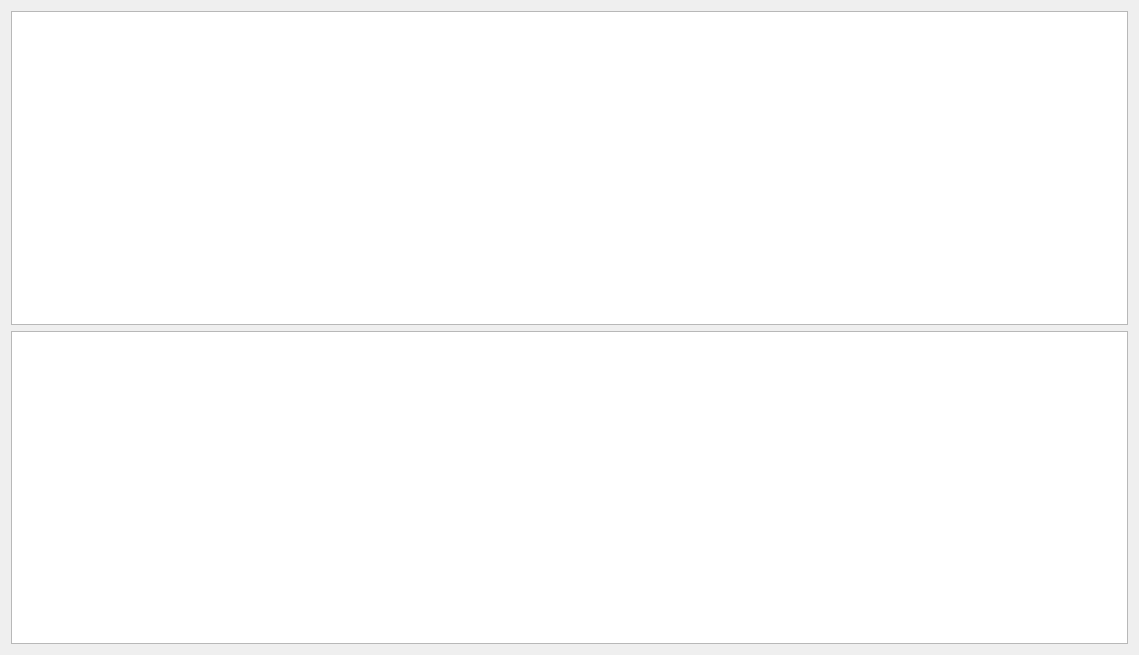
<?xml version="1.0" encoding="UTF-8"?>
<ui version="4.0">
 <class>ViewStd</class>
 <widget class="QDialog" name="ViewStd">
  <property name="geometry">
   <rect>
    <x>0</x>
    <y>0</y>
    <width>1139</width>
    <height>655</height>
   </rect>
  </property>
  <property name="windowTitle">
   <string>Dialog</string>
  </property>
  <layout class="QGridLayout" name="gridLayout_2">
   <item row="0" column="0">
    <layout class="QGridLayout" name="gridLayout">
     <item row="0" column="0">
      <widget class="QListView" name="pofview_listvuiew">
       <property name="palette">
        <palette>
         <active>
          <colorrole role="WindowText">
           <brush brushstyle="SolidPattern">
            <color alpha="255">
             <red>57</red>
             <green>62</green>
             <blue>70</blue>
            </color>
           </brush>
          </colorrole>
          <colorrole role="Button">
           <brush brushstyle="SolidPattern">
            <color alpha="255">
             <red>109</red>
             <green>152</green>
             <blue>134</blue>
            </color>
           </brush>
          </colorrole>
          <colorrole role="Light">
           <brush brushstyle="SolidPattern">
            <color alpha="255">
             <red>109</red>
             <green>152</green>
             <blue>134</blue>
            </color>
           </brush>
          </colorrole>
          <colorrole role="Midlight">
           <brush brushstyle="SolidPattern">
            <color alpha="255">
             <red>242</red>
             <green>231</green>
             <blue>213</blue>
            </color>
           </brush>
          </colorrole>
          <colorrole role="Text">
           <brush brushstyle="SolidPattern">
            <color alpha="255">
             <red>57</red>
             <green>62</green>
             <blue>70</blue>
            </color>
           </brush>
          </colorrole>
          <colorrole role="BrightText">
           <brush brushstyle="SolidPattern">
            <color alpha="255">
             <red>255</red>
             <green>255</green>
             <blue>255</blue>
            </color>
           </brush>
          </colorrole>
          <colorrole role="Base">
           <brush brushstyle="SolidPattern">
            <color alpha="255">
             <red>240</red>
             <green>240</green>
             <blue>240</blue>
            </color>
           </brush>
          </colorrole>
          <colorrole role="Highlight">
           <brush brushstyle="SolidPattern">
            <color alpha="255">
             <red>109</red>
             <green>152</green>
             <blue>134</blue>
            </color>
           </brush>
          </colorrole>
          <colorrole role="ToolTipBase">
           <brush brushstyle="SolidPattern">
            <color alpha="255">
             <red>242</red>
             <green>231</green>
             <blue>213</blue>
            </color>
           </brush>
          </colorrole>
          <colorrole role="ToolTipText">
           <brush brushstyle="SolidPattern">
            <color alpha="255">
             <red>57</red>
             <green>62</green>
             <blue>70</blue>
            </color>
           </brush>
          </colorrole>
          <colorrole role="PlaceholderText">
           <brush brushstyle="SolidPattern">
            <color alpha="128">
             <red>57</red>
             <green>62</green>
             <blue>70</blue>
            </color>
           </brush>
          </colorrole>
         </active>
         <inactive>
          <colorrole role="WindowText">
           <brush brushstyle="SolidPattern">
            <color alpha="255">
             <red>0</red>
             <green>0</green>
             <blue>0</blue>
            </color>
           </brush>
          </colorrole>
          <colorrole role="Button">
           <brush brushstyle="SolidPattern">
            <color alpha="255">
             <red>240</red>
             <green>240</green>
             <blue>240</blue>
            </color>
           </brush>
          </colorrole>
          <colorrole role="Light">
           <brush brushstyle="SolidPattern">
            <color alpha="255">
             <red>255</red>
             <green>255</green>
             <blue>255</blue>
            </color>
           </brush>
          </colorrole>
          <colorrole role="Midlight">
           <brush brushstyle="SolidPattern">
            <color alpha="255">
             <red>227</red>
             <green>227</green>
             <blue>227</blue>
            </color>
           </brush>
          </colorrole>
          <colorrole role="Text">
           <brush brushstyle="SolidPattern">
            <color alpha="255">
             <red>0</red>
             <green>0</green>
             <blue>0</blue>
            </color>
           </brush>
          </colorrole>
          <colorrole role="BrightText">
           <brush brushstyle="SolidPattern">
            <color alpha="255">
             <red>255</red>
             <green>255</green>
             <blue>255</blue>
            </color>
           </brush>
          </colorrole>
          <colorrole role="Base">
           <brush brushstyle="SolidPattern">
            <color alpha="255">
             <red>255</red>
             <green>255</green>
             <blue>255</blue>
            </color>
           </brush>
          </colorrole>
          <colorrole role="Highlight">
           <brush brushstyle="SolidPattern">
            <color alpha="255">
             <red>240</red>
             <green>240</green>
             <blue>240</blue>
            </color>
           </brush>
          </colorrole>
          <colorrole role="ToolTipBase">
           <brush brushstyle="SolidPattern">
            <color alpha="255">
             <red>255</red>
             <green>255</green>
             <blue>220</blue>
            </color>
           </brush>
          </colorrole>
          <colorrole role="ToolTipText">
           <brush brushstyle="SolidPattern">
            <color alpha="255">
             <red>0</red>
             <green>0</green>
             <blue>0</blue>
            </color>
           </brush>
          </colorrole>
          <colorrole role="PlaceholderText">
           <brush brushstyle="SolidPattern">
            <color alpha="128">
             <red>0</red>
             <green>0</green>
             <blue>0</blue>
            </color>
           </brush>
          </colorrole>
         </inactive>
         <disabled>
          <colorrole role="WindowText">
           <brush brushstyle="SolidPattern">
            <color alpha="255">
             <red>120</red>
             <green>120</green>
             <blue>120</blue>
            </color>
           </brush>
          </colorrole>
          <colorrole role="Button">
           <brush brushstyle="SolidPattern">
            <color alpha="255">
             <red>109</red>
             <green>152</green>
             <blue>134</blue>
            </color>
           </brush>
          </colorrole>
          <colorrole role="Light">
           <brush brushstyle="SolidPattern">
            <color alpha="255">
             <red>109</red>
             <green>152</green>
             <blue>134</blue>
            </color>
           </brush>
          </colorrole>
          <colorrole role="Midlight">
           <brush brushstyle="SolidPattern">
            <color alpha="255">
             <red>242</red>
             <green>231</green>
             <blue>213</blue>
            </color>
           </brush>
          </colorrole>
          <colorrole role="Text">
           <brush brushstyle="SolidPattern">
            <color alpha="255">
             <red>120</red>
             <green>120</green>
             <blue>120</blue>
            </color>
           </brush>
          </colorrole>
          <colorrole role="BrightText">
           <brush brushstyle="SolidPattern">
            <color alpha="255">
             <red>255</red>
             <green>255</green>
             <blue>255</blue>
            </color>
           </brush>
          </colorrole>
          <colorrole role="Base">
           <brush brushstyle="SolidPattern">
            <color alpha="255">
             <red>240</red>
             <green>240</green>
             <blue>240</blue>
            </color>
           </brush>
          </colorrole>
          <colorrole role="Highlight">
           <brush brushstyle="SolidPattern">
            <color alpha="255">
             <red>0</red>
             <green>120</green>
             <blue>215</blue>
            </color>
           </brush>
          </colorrole>
          <colorrole role="ToolTipBase">
           <brush brushstyle="SolidPattern">
            <color alpha="255">
             <red>255</red>
             <green>255</green>
             <blue>220</blue>
            </color>
           </brush>
          </colorrole>
          <colorrole role="ToolTipText">
           <brush brushstyle="SolidPattern">
            <color alpha="255">
             <red>0</red>
             <green>0</green>
             <blue>0</blue>
            </color>
           </brush>
          </colorrole>
          <colorrole role="PlaceholderText">
           <brush brushstyle="SolidPattern">
            <color alpha="128">
             <red>0</red>
             <green>0</green>
             <blue>0</blue>
            </color>
           </brush>
          </colorrole>
         </disabled>
        </palette>
       </property>
      </widget>
     </item>
     <item row="1" column="0">
      <widget class="QTableView" name="profview_tableview">
       <property name="palette">
        <palette>
         <active>
          <colorrole role="WindowText">
           <brush brushstyle="SolidPattern">
            <color alpha="255">
             <red>57</red>
             <green>62</green>
             <blue>70</blue>
            </color>
           </brush>
          </colorrole>
          <colorrole role="Button">
           <brush brushstyle="SolidPattern">
            <color alpha="255">
             <red>109</red>
             <green>152</green>
             <blue>134</blue>
            </color>
           </brush>
          </colorrole>
          <colorrole role="Light">
           <brush brushstyle="SolidPattern">
            <color alpha="255">
             <red>109</red>
             <green>152</green>
             <blue>134</blue>
            </color>
           </brush>
          </colorrole>
          <colorrole role="Midlight">
           <brush brushstyle="SolidPattern">
            <color alpha="255">
             <red>242</red>
             <green>231</green>
             <blue>213</blue>
            </color>
           </brush>
          </colorrole>
          <colorrole role="Text">
           <brush brushstyle="SolidPattern">
            <color alpha="255">
             <red>57</red>
             <green>62</green>
             <blue>70</blue>
            </color>
           </brush>
          </colorrole>
          <colorrole role="BrightText">
           <brush brushstyle="SolidPattern">
            <color alpha="255">
             <red>255</red>
             <green>255</green>
             <blue>255</blue>
            </color>
           </brush>
          </colorrole>
          <colorrole role="Base">
           <brush brushstyle="SolidPattern">
            <color alpha="255">
             <red>242</red>
             <green>231</green>
             <blue>213</blue>
            </color>
           </brush>
          </colorrole>
          <colorrole role="Highlight">
           <brush brushstyle="SolidPattern">
            <color alpha="255">
             <red>109</red>
             <green>152</green>
             <blue>134</blue>
            </color>
           </brush>
          </colorrole>
          <colorrole role="ToolTipBase">
           <brush brushstyle="SolidPattern">
            <color alpha="255">
             <red>242</red>
             <green>231</green>
             <blue>213</blue>
            </color>
           </brush>
          </colorrole>
          <colorrole role="ToolTipText">
           <brush brushstyle="SolidPattern">
            <color alpha="255">
             <red>57</red>
             <green>62</green>
             <blue>70</blue>
            </color>
           </brush>
          </colorrole>
          <colorrole role="PlaceholderText">
           <brush brushstyle="SolidPattern">
            <color alpha="128">
             <red>57</red>
             <green>62</green>
             <blue>70</blue>
            </color>
           </brush>
          </colorrole>
         </active>
         <inactive>
          <colorrole role="WindowText">
           <brush brushstyle="SolidPattern">
            <color alpha="255">
             <red>0</red>
             <green>0</green>
             <blue>0</blue>
            </color>
           </brush>
          </colorrole>
          <colorrole role="Button">
           <brush brushstyle="SolidPattern">
            <color alpha="255">
             <red>240</red>
             <green>240</green>
             <blue>240</blue>
            </color>
           </brush>
          </colorrole>
          <colorrole role="Light">
           <brush brushstyle="SolidPattern">
            <color alpha="255">
             <red>255</red>
             <green>255</green>
             <blue>255</blue>
            </color>
           </brush>
          </colorrole>
          <colorrole role="Midlight">
           <brush brushstyle="SolidPattern">
            <color alpha="255">
             <red>227</red>
             <green>227</green>
             <blue>227</blue>
            </color>
           </brush>
          </colorrole>
          <colorrole role="Text">
           <brush brushstyle="SolidPattern">
            <color alpha="255">
             <red>0</red>
             <green>0</green>
             <blue>0</blue>
            </color>
           </brush>
          </colorrole>
          <colorrole role="BrightText">
           <brush brushstyle="SolidPattern">
            <color alpha="255">
             <red>255</red>
             <green>255</green>
             <blue>255</blue>
            </color>
           </brush>
          </colorrole>
          <colorrole role="Base">
           <brush brushstyle="SolidPattern">
            <color alpha="255">
             <red>255</red>
             <green>255</green>
             <blue>255</blue>
            </color>
           </brush>
          </colorrole>
          <colorrole role="Highlight">
           <brush brushstyle="SolidPattern">
            <color alpha="255">
             <red>240</red>
             <green>240</green>
             <blue>240</blue>
            </color>
           </brush>
          </colorrole>
          <colorrole role="ToolTipBase">
           <brush brushstyle="SolidPattern">
            <color alpha="255">
             <red>255</red>
             <green>255</green>
             <blue>220</blue>
            </color>
           </brush>
          </colorrole>
          <colorrole role="ToolTipText">
           <brush brushstyle="SolidPattern">
            <color alpha="255">
             <red>0</red>
             <green>0</green>
             <blue>0</blue>
            </color>
           </brush>
          </colorrole>
          <colorrole role="PlaceholderText">
           <brush brushstyle="SolidPattern">
            <color alpha="128">
             <red>0</red>
             <green>0</green>
             <blue>0</blue>
            </color>
           </brush>
          </colorrole>
         </inactive>
         <disabled>
          <colorrole role="WindowText">
           <brush brushstyle="SolidPattern">
            <color alpha="255">
             <red>120</red>
             <green>120</green>
             <blue>120</blue>
            </color>
           </brush>
          </colorrole>
          <colorrole role="Button">
           <brush brushstyle="SolidPattern">
            <color alpha="255">
             <red>109</red>
             <green>152</green>
             <blue>134</blue>
            </color>
           </brush>
          </colorrole>
          <colorrole role="Light">
           <brush brushstyle="SolidPattern">
            <color alpha="255">
             <red>109</red>
             <green>152</green>
             <blue>134</blue>
            </color>
           </brush>
          </colorrole>
          <colorrole role="Midlight">
           <brush brushstyle="SolidPattern">
            <color alpha="255">
             <red>242</red>
             <green>231</green>
             <blue>213</blue>
            </color>
           </brush>
          </colorrole>
          <colorrole role="Text">
           <brush brushstyle="SolidPattern">
            <color alpha="255">
             <red>120</red>
             <green>120</green>
             <blue>120</blue>
            </color>
           </brush>
          </colorrole>
          <colorrole role="BrightText">
           <brush brushstyle="SolidPattern">
            <color alpha="255">
             <red>255</red>
             <green>255</green>
             <blue>255</blue>
            </color>
           </brush>
          </colorrole>
          <colorrole role="Base">
           <brush brushstyle="SolidPattern">
            <color alpha="255">
             <red>240</red>
             <green>240</green>
             <blue>240</blue>
            </color>
           </brush>
          </colorrole>
          <colorrole role="Highlight">
           <brush brushstyle="SolidPattern">
            <color alpha="255">
             <red>0</red>
             <green>120</green>
             <blue>215</blue>
            </color>
           </brush>
          </colorrole>
          <colorrole role="ToolTipBase">
           <brush brushstyle="SolidPattern">
            <color alpha="255">
             <red>255</red>
             <green>255</green>
             <blue>220</blue>
            </color>
           </brush>
          </colorrole>
          <colorrole role="ToolTipText">
           <brush brushstyle="SolidPattern">
            <color alpha="255">
             <red>0</red>
             <green>0</green>
             <blue>0</blue>
            </color>
           </brush>
          </colorrole>
          <colorrole role="PlaceholderText">
           <brush brushstyle="SolidPattern">
            <color alpha="128">
             <red>0</red>
             <green>0</green>
             <blue>0</blue>
            </color>
           </brush>
          </colorrole>
         </disabled>
        </palette>
       </property>
      </widget>
     </item>
    </layout>
   </item>
  </layout>
 </widget>
 <resources/>
 <connections/>
</ui>
